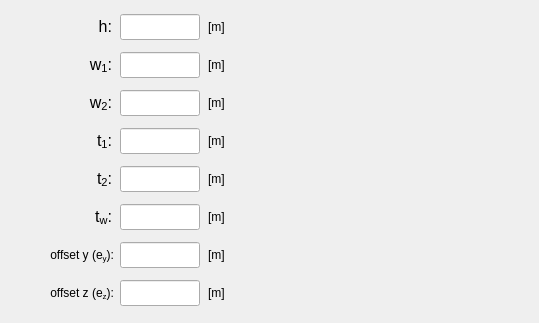
             <widget class="QWidget" name="tab_C_section">
              <attribute name="title">
               <string>C-section</string>
              </attribute>
              <widget class="QLabel" name="label_9">
               <property name="geometry">
                <rect>
                 <x>280</x>
                 <y>4</y>
                 <width>250</width>
                 <height>310</height>
                </rect>
               </property>
               <property name="text">
                <string/>
               </property>
               <property name="pixmap">
                <pixmap>../../../figures/C_profile.PNG</pixmap>
               </property>
               <property name="scaledContents">
                <bool>true</bool>
               </property>
              </widget>
              <widget class="QLineEdit" name="lineEdit_w2_C_section">
               <property name="geometry">
                <rect>
                 <x>120</x>
                 <y>90</y>
                 <width>80</width>
                 <height>26</height>
                </rect>
               </property>
               <property name="minimumSize">
                <size>
                 <width>0</width>
                 <height>24</height>
                </size>
               </property>
               <property name="maximumSize">
                <size>
                 <width>80</width>
                 <height>26</height>
                </size>
               </property>
               <property name="sizeIncrement">
                <size>
                 <width>0</width>
                 <height>0</height>
                </size>
               </property>
               <property name="font">
                <font>
                 <family>Arial</family>
                 <pointsize>11</pointsize>
                 <weight>75</weight>
                 <italic>true</italic>
                 <bold>true</bold>
                </font>
               </property>
               <property name="focusPolicy">
                <enum>Qt::StrongFocus</enum>
               </property>
               <property name="styleSheet">
                <string notr="true">color: rgb(255, 0, 0);</string>
               </property>
               <property name="alignment">
                <set>Qt::AlignCenter</set>
               </property>
              </widget>
              <widget class="QLineEdit" name="lineEdit_height_C_section">
               <property name="geometry">
                <rect>
                 <x>120</x>
                 <y>14</y>
                 <width>80</width>
                 <height>26</height>
                </rect>
               </property>
               <property name="minimumSize">
                <size>
                 <width>0</width>
                 <height>26</height>
                </size>
               </property>
               <property name="maximumSize">
                <size>
                 <width>80</width>
                 <height>26</height>
                </size>
               </property>
               <property name="sizeIncrement">
                <size>
                 <width>80</width>
                 <height>26</height>
                </size>
               </property>
               <property name="font">
                <font>
                 <family>Arial</family>
                 <pointsize>11</pointsize>
                 <weight>75</weight>
                 <italic>true</italic>
                 <bold>true</bold>
                </font>
               </property>
               <property name="focusPolicy">
                <enum>Qt::StrongFocus</enum>
               </property>
               <property name="styleSheet">
                <string notr="true">color: rgb(255, 0, 0);</string>
               </property>
               <property name="alignment">
                <set>Qt::AlignCenter</set>
               </property>
              </widget>
              <widget class="QLineEdit" name="lineEdit_tw_C_section">
               <property name="geometry">
                <rect>
                 <x>120</x>
                 <y>204</y>
                 <width>80</width>
                 <height>26</height>
                </rect>
               </property>
               <property name="minimumSize">
                <size>
                 <width>0</width>
                 <height>24</height>
                </size>
               </property>
               <property name="maximumSize">
                <size>
                 <width>80</width>
                 <height>26</height>
                </size>
               </property>
               <property name="sizeIncrement">
                <size>
                 <width>0</width>
                 <height>0</height>
                </size>
               </property>
               <property name="font">
                <font>
                 <family>Arial</family>
                 <pointsize>11</pointsize>
                 <weight>75</weight>
                 <italic>true</italic>
                 <bold>true</bold>
                </font>
               </property>
               <property name="focusPolicy">
                <enum>Qt::StrongFocus</enum>
               </property>
               <property name="styleSheet">
                <string notr="true">color: rgb(255, 0, 0);</string>
               </property>
               <property name="alignment">
                <set>Qt::AlignCenter</set>
               </property>
              </widget>
              <widget class="QLineEdit" name="lineEdit_t1_C_section">
               <property name="geometry">
                <rect>
                 <x>120</x>
                 <y>128</y>
                 <width>80</width>
                 <height>26</height>
                </rect>
               </property>
               <property name="minimumSize">
                <size>
                 <width>0</width>
                 <height>24</height>
                </size>
               </property>
               <property name="maximumSize">
                <size>
                 <width>80</width>
                 <height>26</height>
                </size>
               </property>
               <property name="sizeIncrement">
                <size>
                 <width>0</width>
                 <height>0</height>
                </size>
               </property>
               <property name="font">
                <font>
                 <family>Arial</family>
                 <pointsize>11</pointsize>
                 <weight>75</weight>
                 <italic>true</italic>
                 <bold>true</bold>
                </font>
               </property>
               <property name="focusPolicy">
                <enum>Qt::StrongFocus</enum>
               </property>
               <property name="styleSheet">
                <string notr="true">color: rgb(255, 0, 0);</string>
               </property>
               <property name="alignment">
                <set>Qt::AlignCenter</set>
               </property>
              </widget>
              <widget class="QLineEdit" name="lineEdit_w1_C_section">
               <property name="geometry">
                <rect>
                 <x>120</x>
                 <y>52</y>
                 <width>80</width>
                 <height>26</height>
                </rect>
               </property>
               <property name="minimumSize">
                <size>
                 <width>0</width>
                 <height>24</height>
                </size>
               </property>
               <property name="maximumSize">
                <size>
                 <width>80</width>
                 <height>26</height>
                </size>
               </property>
               <property name="sizeIncrement">
                <size>
                 <width>0</width>
                 <height>0</height>
                </size>
               </property>
               <property name="font">
                <font>
                 <family>Arial</family>
                 <pointsize>11</pointsize>
                 <weight>75</weight>
                 <italic>true</italic>
                 <bold>true</bold>
                </font>
               </property>
               <property name="focusPolicy">
                <enum>Qt::StrongFocus</enum>
               </property>
               <property name="styleSheet">
                <string notr="true">color: rgb(255, 0, 0);</string>
               </property>
               <property name="alignment">
                <set>Qt::AlignCenter</set>
               </property>
              </widget>
              <widget class="QLineEdit" name="lineEdit_t2_C_section">
               <property name="geometry">
                <rect>
                 <x>120</x>
                 <y>166</y>
                 <width>80</width>
                 <height>26</height>
                </rect>
               </property>
               <property name="minimumSize">
                <size>
                 <width>0</width>
                 <height>24</height>
                </size>
               </property>
               <property name="maximumSize">
                <size>
                 <width>80</width>
                 <height>26</height>
                </size>
               </property>
               <property name="sizeIncrement">
                <size>
                 <width>0</width>
                 <height>0</height>
                </size>
               </property>
               <property name="font">
                <font>
                 <family>Arial</family>
                 <pointsize>11</pointsize>
                 <weight>75</weight>
                 <italic>true</italic>
                 <bold>true</bold>
                </font>
               </property>
               <property name="focusPolicy">
                <enum>Qt::StrongFocus</enum>
               </property>
               <property name="styleSheet">
                <string notr="true">color: rgb(255, 0, 0);</string>
               </property>
               <property name="alignment">
                <set>Qt::AlignCenter</set>
               </property>
              </widget>
              <widget class="QLabel" name="label_121">
               <property name="geometry">
                <rect>
                 <x>208</x>
                 <y>14</y>
                 <width>35</width>
                 <height>26</height>
                </rect>
               </property>
               <property name="minimumSize">
                <size>
                 <width>35</width>
                 <height>26</height>
                </size>
               </property>
               <property name="maximumSize">
                <size>
                 <width>35</width>
                 <height>26</height>
                </size>
               </property>
               <property name="text">
                <string>[m]</string>
               </property>
               <property name="alignment">
                <set>Qt::AlignLeading|Qt::AlignLeft|Qt::AlignVCenter</set>
               </property>
              </widget>
              <widget class="QLabel" name="label_122">
               <property name="geometry">
                <rect>
                 <x>208</x>
                 <y>52</y>
                 <width>35</width>
                 <height>26</height>
                </rect>
               </property>
               <property name="minimumSize">
                <size>
                 <width>35</width>
                 <height>26</height>
                </size>
               </property>
               <property name="maximumSize">
                <size>
                 <width>35</width>
                 <height>26</height>
                </size>
               </property>
               <property name="text">
                <string>[m]</string>
               </property>
               <property name="alignment">
                <set>Qt::AlignLeading|Qt::AlignLeft|Qt::AlignVCenter</set>
               </property>
              </widget>
              <widget class="QLabel" name="label_123">
               <property name="geometry">
                <rect>
                 <x>208</x>
                 <y>90</y>
                 <width>35</width>
                 <height>26</height>
                </rect>
               </property>
               <property name="minimumSize">
                <size>
                 <width>35</width>
                 <height>26</height>
                </size>
               </property>
               <property name="maximumSize">
                <size>
                 <width>35</width>
                 <height>26</height>
                </size>
               </property>
               <property name="text">
                <string>[m]</string>
               </property>
               <property name="alignment">
                <set>Qt::AlignLeading|Qt::AlignLeft|Qt::AlignVCenter</set>
               </property>
              </widget>
              <widget class="QLabel" name="label_124">
               <property name="geometry">
                <rect>
                 <x>208</x>
                 <y>128</y>
                 <width>35</width>
                 <height>26</height>
                </rect>
               </property>
               <property name="minimumSize">
                <size>
                 <width>35</width>
                 <height>26</height>
                </size>
               </property>
               <property name="maximumSize">
                <size>
                 <width>35</width>
                 <height>26</height>
                </size>
               </property>
               <property name="text">
                <string>[m]</string>
               </property>
               <property name="alignment">
                <set>Qt::AlignLeading|Qt::AlignLeft|Qt::AlignVCenter</set>
               </property>
              </widget>
              <widget class="QLabel" name="label_125">
               <property name="geometry">
                <rect>
                 <x>208</x>
                 <y>166</y>
                 <width>35</width>
                 <height>26</height>
                </rect>
               </property>
               <property name="minimumSize">
                <size>
                 <width>35</width>
                 <height>26</height>
                </size>
               </property>
               <property name="maximumSize">
                <size>
                 <width>35</width>
                 <height>26</height>
                </size>
               </property>
               <property name="text">
                <string>[m]</string>
               </property>
               <property name="alignment">
                <set>Qt::AlignLeading|Qt::AlignLeft|Qt::AlignVCenter</set>
               </property>
              </widget>
              <widget class="QLabel" name="label_126">
               <property name="geometry">
                <rect>
                 <x>208</x>
                 <y>204</y>
                 <width>35</width>
                 <height>26</height>
                </rect>
               </property>
               <property name="minimumSize">
                <size>
                 <width>35</width>
                 <height>26</height>
                </size>
               </property>
               <property name="maximumSize">
                <size>
                 <width>35</width>
                 <height>26</height>
                </size>
               </property>
               <property name="text">
                <string>[m]</string>
               </property>
               <property name="alignment">
                <set>Qt::AlignLeading|Qt::AlignLeft|Qt::AlignVCenter</set>
               </property>
              </widget>
              <widget class="QLabel" name="label_128">
               <property name="geometry">
                <rect>
                 <x>208</x>
                 <y>242</y>
                 <width>35</width>
                 <height>26</height>
                </rect>
               </property>
               <property name="minimumSize">
                <size>
                 <width>35</width>
                 <height>26</height>
                </size>
               </property>
               <property name="maximumSize">
                <size>
                 <width>35</width>
                 <height>26</height>
                </size>
               </property>
               <property name="text">
                <string>[m]</string>
               </property>
               <property name="alignment">
                <set>Qt::AlignLeading|Qt::AlignLeft|Qt::AlignVCenter</set>
               </property>
              </widget>
              <widget class="QLabel" name="label_129">
               <property name="geometry">
                <rect>
                 <x>208</x>
                 <y>280</y>
                 <width>35</width>
                 <height>26</height>
                </rect>
               </property>
               <property name="minimumSize">
                <size>
                 <width>35</width>
                 <height>26</height>
                </size>
               </property>
               <property name="maximumSize">
                <size>
                 <width>35</width>
                 <height>26</height>
                </size>
               </property>
               <property name="text">
                <string>[m]</string>
               </property>
               <property name="alignment">
                <set>Qt::AlignLeading|Qt::AlignLeft|Qt::AlignVCenter</set>
               </property>
              </widget>
              <widget class="QLabel" name="label_130">
               <property name="geometry">
                <rect>
                 <x>24</x>
                 <y>280</y>
                 <width>90</width>
                 <height>26</height>
                </rect>
               </property>
               <property name="minimumSize">
                <size>
                 <width>90</width>
                 <height>26</height>
                </size>
               </property>
               <property name="maximumSize">
                <size>
                 <width>90</width>
                 <height>26</height>
                </size>
               </property>
               <property name="text">
                <string>&lt;html&gt;&lt;head/&gt;&lt;body&gt;&lt;p&gt;offset z (e&lt;span style=&quot; vertical-align:sub;&quot;&gt;z&lt;/span&gt;):&lt;/p&gt;&lt;/body&gt;&lt;/html&gt;</string>
               </property>
               <property name="alignment">
                <set>Qt::AlignRight|Qt::AlignTrailing|Qt::AlignVCenter</set>
               </property>
              </widget>
              <widget class="QLabel" name="label_131">
               <property name="geometry">
                <rect>
                 <x>24</x>
                 <y>242</y>
                 <width>90</width>
                 <height>26</height>
                </rect>
               </property>
               <property name="minimumSize">
                <size>
                 <width>90</width>
                 <height>26</height>
                </size>
               </property>
               <property name="maximumSize">
                <size>
                 <width>90</width>
                 <height>26</height>
                </size>
               </property>
               <property name="text">
                <string>&lt;html&gt;&lt;head/&gt;&lt;body&gt;&lt;p&gt;offset y (e&lt;span style=&quot; vertical-align:sub;&quot;&gt;y&lt;/span&gt;):&lt;/p&gt;&lt;/body&gt;&lt;/html&gt;</string>
               </property>
               <property name="alignment">
                <set>Qt::AlignRight|Qt::AlignTrailing|Qt::AlignVCenter</set>
               </property>
              </widget>
              <widget class="QLineEdit" name="lineEdit_offsetz_C_section">
               <property name="geometry">
                <rect>
                 <x>120</x>
                 <y>280</y>
                 <width>80</width>
                 <height>26</height>
                </rect>
               </property>
               <property name="minimumSize">
                <size>
                 <width>80</width>
                 <height>26</height>
                </size>
               </property>
               <property name="maximumSize">
                <size>
                 <width>80</width>
                 <height>26</height>
                </size>
               </property>
               <property name="font">
                <font>
                 <family>Arial</family>
                 <pointsize>11</pointsize>
                 <weight>75</weight>
                 <italic>true</italic>
                 <bold>true</bold>
                </font>
               </property>
               <property name="focusPolicy">
                <enum>Qt::StrongFocus</enum>
               </property>
               <property name="styleSheet">
                <string notr="true">color: rgb(255, 0, 0);</string>
               </property>
               <property name="alignment">
                <set>Qt::AlignCenter</set>
               </property>
              </widget>
              <widget class="QLineEdit" name="lineEdit_offsety_C_section">
               <property name="geometry">
                <rect>
                 <x>120</x>
                 <y>242</y>
                 <width>80</width>
                 <height>26</height>
                </rect>
               </property>
               <property name="minimumSize">
                <size>
                 <width>80</width>
                 <height>26</height>
                </size>
               </property>
               <property name="maximumSize">
                <size>
                 <width>80</width>
                 <height>26</height>
                </size>
               </property>
               <property name="font">
                <font>
                 <family>Arial</family>
                 <pointsize>11</pointsize>
                 <weight>75</weight>
                 <italic>true</italic>
                 <bold>true</bold>
                </font>
               </property>
               <property name="focusPolicy">
                <enum>Qt::StrongFocus</enum>
               </property>
               <property name="styleSheet">
                <string notr="true">color: rgb(255, 0, 0);</string>
               </property>
               <property name="alignment">
                <set>Qt::AlignCenter</set>
               </property>
              </widget>
              <widget class="QLabel" name="label_67">
               <property name="geometry">
                <rect>
                 <x>22</x>
                 <y>14</y>
                 <width>90</width>
                 <height>26</height>
                </rect>
               </property>
               <property name="minimumSize">
                <size>
                 <width>90</width>
                 <height>26</height>
                </size>
               </property>
               <property name="maximumSize">
                <size>
                 <width>90</width>
                 <height>26</height>
                </size>
               </property>
               <property name="text">
                <string>&lt;html&gt;&lt;head/&gt;&lt;body&gt;&lt;p align=&quot;right&quot;&gt;&lt;span style=&quot; font-size:12pt;&quot;&gt;h:&lt;/span&gt;&lt;/p&gt;&lt;/body&gt;&lt;/html&gt;</string>
               </property>
               <property name="alignment">
                <set>Qt::AlignCenter</set>
               </property>
              </widget>
              <widget class="QLabel" name="label_68">
               <property name="geometry">
                <rect>
                 <x>22</x>
                 <y>52</y>
                 <width>90</width>
                 <height>26</height>
                </rect>
               </property>
               <property name="minimumSize">
                <size>
                 <width>90</width>
                 <height>26</height>
                </size>
               </property>
               <property name="maximumSize">
                <size>
                 <width>90</width>
                 <height>26</height>
                </size>
               </property>
               <property name="text">
                <string>&lt;html&gt;&lt;head/&gt;&lt;body&gt;&lt;p align=&quot;right&quot;&gt;&lt;span style=&quot; font-size:12pt;&quot;&gt;w&lt;/span&gt;&lt;span style=&quot; font-size:12pt; vertical-align:sub;&quot;&gt;1&lt;/span&gt;&lt;span style=&quot; font-size:12pt;&quot;&gt;:&lt;/span&gt;&lt;/p&gt;&lt;/body&gt;&lt;/html&gt;</string>
               </property>
               <property name="alignment">
                <set>Qt::AlignCenter</set>
               </property>
              </widget>
              <widget class="QLabel" name="label_69">
               <property name="geometry">
                <rect>
                 <x>22</x>
                 <y>90</y>
                 <width>90</width>
                 <height>26</height>
                </rect>
               </property>
               <property name="minimumSize">
                <size>
                 <width>90</width>
                 <height>26</height>
                </size>
               </property>
               <property name="maximumSize">
                <size>
                 <width>90</width>
                 <height>26</height>
                </size>
               </property>
               <property name="text">
                <string>&lt;html&gt;&lt;head/&gt;&lt;body&gt;&lt;p align=&quot;right&quot;&gt;&lt;span style=&quot; font-size:12pt;&quot;&gt;w&lt;/span&gt;&lt;span style=&quot; font-size:12pt; vertical-align:sub;&quot;&gt;2&lt;/span&gt;&lt;span style=&quot; font-size:12pt;&quot;&gt;:&lt;/span&gt;&lt;/p&gt;&lt;/body&gt;&lt;/html&gt;</string>
               </property>
               <property name="alignment">
                <set>Qt::AlignCenter</set>
               </property>
              </widget>
              <widget class="QLabel" name="label_70">
               <property name="geometry">
                <rect>
                 <x>22</x>
                 <y>128</y>
                 <width>90</width>
                 <height>26</height>
                </rect>
               </property>
               <property name="minimumSize">
                <size>
                 <width>90</width>
                 <height>26</height>
                </size>
               </property>
               <property name="maximumSize">
                <size>
                 <width>90</width>
                 <height>26</height>
                </size>
               </property>
               <property name="text">
                <string>&lt;html&gt;&lt;head/&gt;&lt;body&gt;&lt;p align=&quot;right&quot;&gt;&lt;span style=&quot; font-size:12pt;&quot;&gt;t&lt;/span&gt;&lt;span style=&quot; font-size:12pt; vertical-align:sub;&quot;&gt;1&lt;/span&gt;&lt;span style=&quot; font-size:12pt;&quot;&gt;:&lt;/span&gt;&lt;/p&gt;&lt;/body&gt;&lt;/html&gt;</string>
               </property>
               <property name="alignment">
                <set>Qt::AlignCenter</set>
               </property>
              </widget>
              <widget class="QLabel" name="label_71">
               <property name="geometry">
                <rect>
                 <x>22</x>
                 <y>166</y>
                 <width>90</width>
                 <height>26</height>
                </rect>
               </property>
               <property name="minimumSize">
                <size>
                 <width>90</width>
                 <height>26</height>
                </size>
               </property>
               <property name="maximumSize">
                <size>
                 <width>90</width>
                 <height>26</height>
                </size>
               </property>
               <property name="text">
                <string>&lt;html&gt;&lt;head/&gt;&lt;body&gt;&lt;p align=&quot;right&quot;&gt;&lt;span style=&quot; font-size:12pt;&quot;&gt;t&lt;/span&gt;&lt;span style=&quot; font-size:12pt; vertical-align:sub;&quot;&gt;2&lt;/span&gt;&lt;span style=&quot; font-size:12pt;&quot;&gt;:&lt;/span&gt;&lt;/p&gt;&lt;/body&gt;&lt;/html&gt;</string>
               </property>
               <property name="alignment">
                <set>Qt::AlignCenter</set>
               </property>
              </widget>
              <widget class="QLabel" name="label_73">
               <property name="geometry">
                <rect>
                 <x>22</x>
                 <y>204</y>
                 <width>90</width>
                 <height>26</height>
                </rect>
               </property>
               <property name="minimumSize">
                <size>
                 <width>90</width>
                 <height>26</height>
                </size>
               </property>
               <property name="maximumSize">
                <size>
                 <width>90</width>
                 <height>26</height>
                </size>
               </property>
               <property name="text">
                <string>&lt;html&gt;&lt;head/&gt;&lt;body&gt;&lt;p align=&quot;right&quot;&gt;&lt;span style=&quot; font-size:12pt;&quot;&gt;t&lt;/span&gt;&lt;span style=&quot; font-size:12pt; vertical-align:sub;&quot;&gt;w&lt;/span&gt;&lt;span style=&quot; font-size:12pt;&quot;&gt;:&lt;/span&gt;&lt;/p&gt;&lt;/body&gt;&lt;/html&gt;</string>
               </property>
               <property name="alignment">
                <set>Qt::AlignCenter</set>
               </property>
              </widget>
             </widget>
